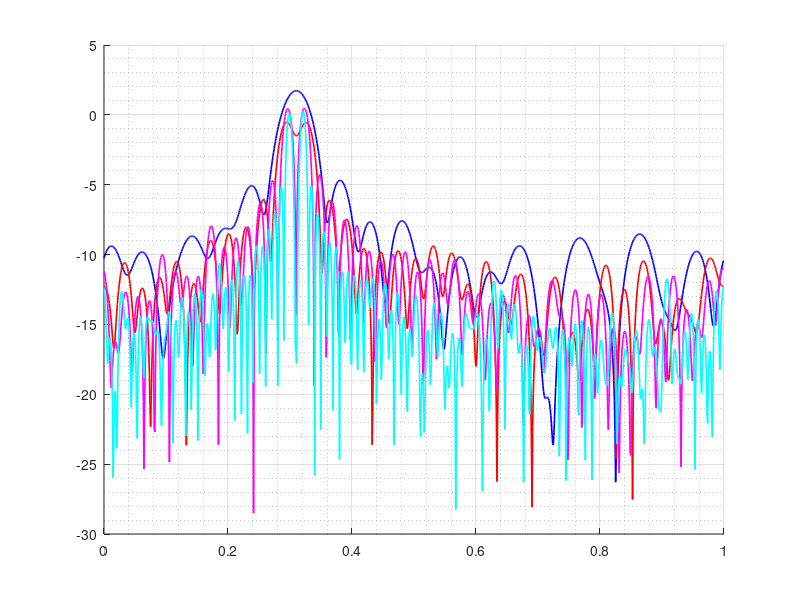

Write MATLAB code to recreate this figure. (Note: this script raises an error after producing the figure.)
%% 1.3d: Generating Complex Exponential Signals

clc;
clear;
close all;

% Initialisations
N = 1024; % signal length
n1 = [20 35 50 100]; % signal length vector 1
colors = {'b','r','m','c'};

%%
figure(1)
hold on

for i = 1: length(n1) % go through each signal length
    % given by coursework for complex exponentials
    n = 0 : n1(i);
    noise = 0.2/sqrt(2) * (randn(size(n)) + 1j * randn(size(n)));
    noisySignal = exp(1j*2*pi*0.3*n) + exp(1j*2*pi*0.32*n) + noise;
    zeroPadding = zeros(1, N-length(noisySignal));
    psd = abs((fft([noisySignal zeroPadding]))./length(n));
    x = (0:N-1)/N;
    plot(x, 10*log10(psd),'color', colors{i}, 'LineWidth', 1.2)
    hold on
end

grid on
grid minor
ax = gca;
ax.FontSize = 12;
legend('N = 20','N = 35','N = 50', 'N = 100')
xlabel('Normalised Frequency (Cycles/Sample)')
ylabel('Magnitude (dB)')
title('Periodograms of Noisy Complex Exponential Signals', 'fontsize', 12)
xlim([0.1 0.5])
